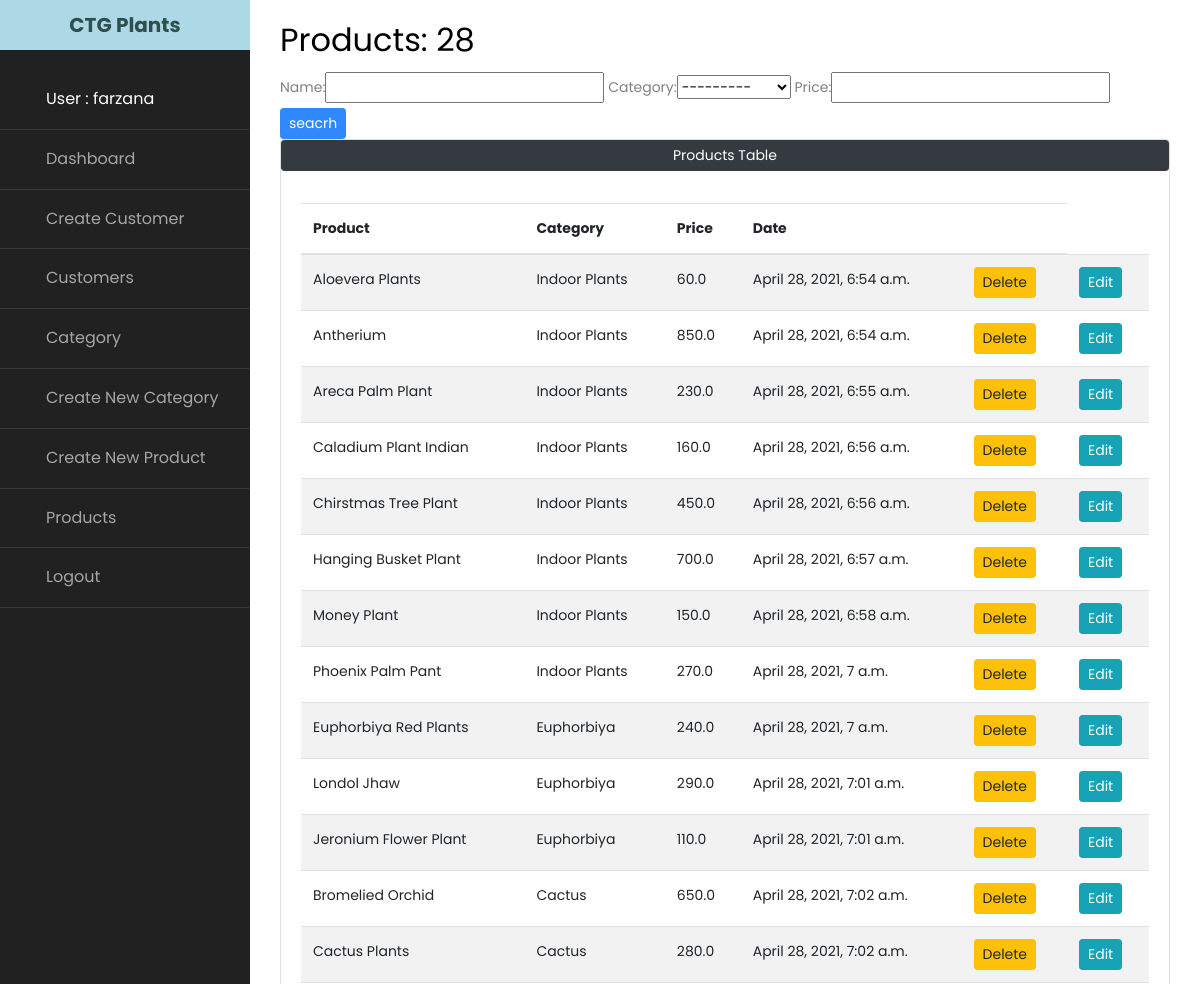
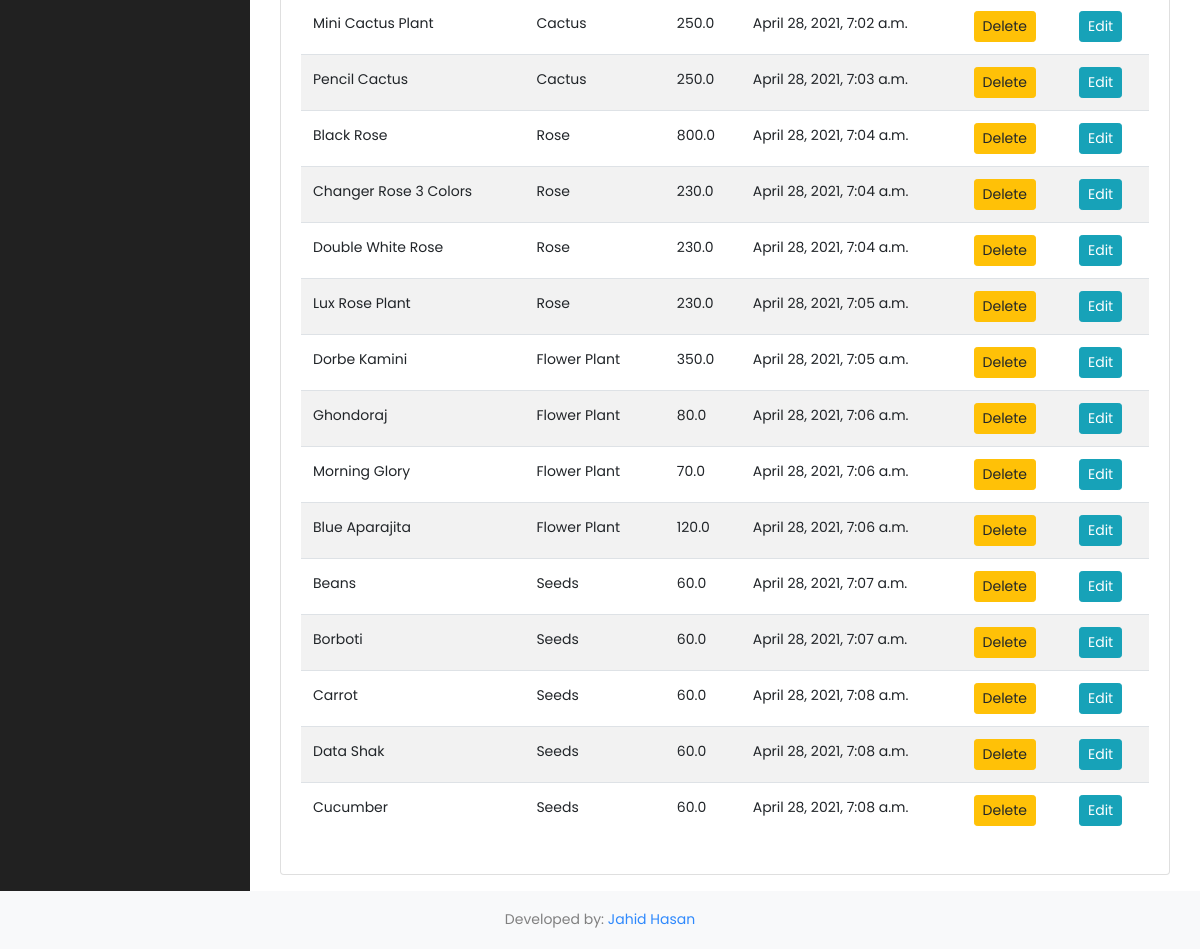
Screenshot of /products/ (signed in) with the database file from the repository (2 pictures, top to bottom).
### accounts/models.py (models this page shows, shortened)
class Category(models.Model):
	name = models.CharField(max_length=50, null=True)
	date_created = models.DateTimeField(auto_now_add=True, null=True)
	def __str__(self):
		return self.name

class Product(models.Model):
	name = models.CharField(max_length=50, null=True)
	category = models.ForeignKey(Category,null =True, on_delete=models.SET_NULL)
	price = models.FloatField(null=True)
	date_created = models.DateTimeField(auto_now_add=True, null=True)

### accounts/views.py (the view)
# urls.py: path('products/', views.product, name="products"),
@login_required
def product(request):
	products = Product.objects.all()
	totalProducts = products.count()
	myFilter = ProductFilter(request.GET, queryset=products)
	products = myFilter.qs
	context = {'products':products, 'totalProducts':totalProducts, 'myFilter':myFilter}
	return render(request, 'accounts/products.html',context)

### accounts/templates/accounts/products.html
{% extends 'accounts/main.html' %}
{% block content %}
      <div class="container">
          <div class="row py-3">
            <div class="col-lg-12">
              <h2>Products: {{totalProducts}}</h2>
                <form action="" method="GET">
                    {{myFilter.form}}
                    <input type="submit" class="btn btn-sm btn-primary" value="seacrh">
                </form>
              <div class="card">
                <div class="card-title"><button class="btn btn-dark btn-sm btn-block">Products Table</button></div>
                <div class="card-body">
                      <table class="table table-striped">
                      <thead>
                        <tr>
                          <th>Product</th>
                          <th>Category</th>
                          <th>Price</th>
                          <th>Date</th>
                          <th></th>
                        </tr>
                      </thead>
                      <tbody>
                        {% for i in products %}
                        <tr>
                          <td>{{i.name}}</td>
                          <td>{{i.category}}</td>
                          <td>{{i.price}}</td>
                          <td>{{i.date_created}}</td>
                          <td><a href="{% url 'delete-product' i.id%}" class="btn btn-warning btn-sm">Delete</a></td>
                          <td><a href="{% url 'update-product' i.id %}" class="btn btn-info btn-sm">Edit</a></td>
                        </tr>
                      {% endfor %}
                      </tbody>
                  </table>
                </div>
              </div>
            </div>
          </div>
        </div>
{% endblock %}

### accounts/templates/accounts/sidebar.html (shortened to what this page needs)
	{% load static %}
    <nav id="sidebar">
	  		<h1 class="text-center"><a href="{% url 'home' %}" class="logo">CTG Plants</a></h1>
        <ul class="list-unstyled components mb-5">
          {% if user.is_authenticated %}
          <li class="active">
            <a href="#">User : {{user.username}}</a>
          </li>
          <li class="">
            <a href="{% url 'home' %}"> Dashboard</a>
          </li>
          <li>
              <a href="{% url 'create_customer' %}"> Create Customer</a>
          </li>
          <li>
            <a href="{% url 'customers' %}"> Customers</a>
          </li>
            <li>
            <a href="{% url 'categories' %}"> Category</a>
          </li>
            <li>
            <a href="{% url 'create_category' %}"> Create New Category</a>
          </li>
            <li>
            <a href="{% url 'create_product' %}"> Create New Product</a>
          </li>
          <li>
            <a href="{% url 'products' %}"> Products</a>
          </li>
           <li>
            <a href="{% url 'logout' %}"> Logout</a>
          </li>
           {% else %}
           <li>
            <a href="#"><span class="fa fa-sign mr-3"></span> Login</a>
          </li>
          {% endif %}
        </ul>
    	</nav>

### rows the page displays
Product: name "Aloevera Plants", category "Indoor Plants", price "60.0", date_created "April 28, 2021, 6:54 a.m."
Product: name "Antherium", category "Indoor Plants", price "850.0", date_created "April 28, 2021, 6:54 a.m."
Product: name "Areca Palm Plant", category "Indoor Plants", price "230.0", date_created "April 28, 2021, 6:55 a.m."
Product: name "Caladium Plant Indian", category "Indoor Plants", price "160.0", date_created "April 28, 2021, 6:56 a.m."
Product: name "Chirstmas Tree Plant", category "Indoor Plants", price "450.0", date_created "April 28, 2021, 6:56 a.m."
Product: name "Hanging Busket Plant", category "Indoor Plants", price "700.0", date_created "April 28, 2021, 6:57 a.m."
Product: name "Money Plant", category "Indoor Plants", price "150.0", date_created "April 28, 2021, 6:58 a.m."
Product: name "Phoenix Palm Pant", category "Indoor Plants", price "270.0", date_created "April 28, 2021, 7 a.m."
Product: name "Euphorbiya Red Plants", category "Euphorbiya", price "240.0", date_created "April 28, 2021, 7 a.m."
Product: name "Londol Jhaw", category "Euphorbiya", price "290.0", date_created "April 28, 2021, 7:01 a.m."
Product: name "Jeronium Flower Plant", category "Euphorbiya", price "110.0", date_created "April 28, 2021, 7:01 a.m."
Product: name "Bromelied Orchid", category "Cactus", price "650.0", date_created "April 28, 2021, 7:02 a.m."
Product: name "Cactus Plants", category "Cactus", price "280.0", date_created "April 28, 2021, 7:02 a.m."
Product: name "Mini Cactus Plant", category "Cactus", price "250.0", date_created "April 28, 2021, 7:02 a.m."
Product: name "Pencil Cactus", category "Cactus", price "250.0", date_created "April 28, 2021, 7:03 a.m."
Product: name "Black Rose", category "Rose", price "800.0", date_created "April 28, 2021, 7:04 a.m."
Product: name "Changer Rose 3 Colors", category "Rose", price "230.0", date_created "April 28, 2021, 7:04 a.m."
Product: name "Double White Rose", category "Rose", price "230.0", date_created "April 28, 2021, 7:04 a.m."
Product: name "Lux Rose Plant", category "Rose", price "230.0", date_created "April 28, 2021, 7:05 a.m."
Product: name "Dorbe Kamini", category "Flower Plant", price "350.0", date_created "April 28, 2021, 7:05 a.m."
Product: name "Ghondoraj", category "Flower Plant", price "80.0", date_created "April 28, 2021, 7:06 a.m."
Product: name "Morning Glory", category "Flower Plant", price "70.0", date_created "April 28, 2021, 7:06 a.m."
Product: name "Blue Aparajita", category "Flower Plant", price "120.0", date_created "April 28, 2021, 7:06 a.m."
Product: name "Beans", category "Seeds", price "60.0", date_created "April 28, 2021, 7:07 a.m."
Product: name "Borboti", category "Seeds", price "60.0", date_created "April 28, 2021, 7:07 a.m."
Product: name "Carrot", category "Seeds", price "60.0", date_created "April 28, 2021, 7:08 a.m."
Product: name "Data Shak", category "Seeds", price "60.0", date_created "April 28, 2021, 7:08 a.m."
Product: name "Cucumber", category "Seeds", price "60.0", date_created "April 28, 2021, 7:08 a.m."

### other values shown
{{ user.username }} "farzana"
{{ totalProducts }} "28"
